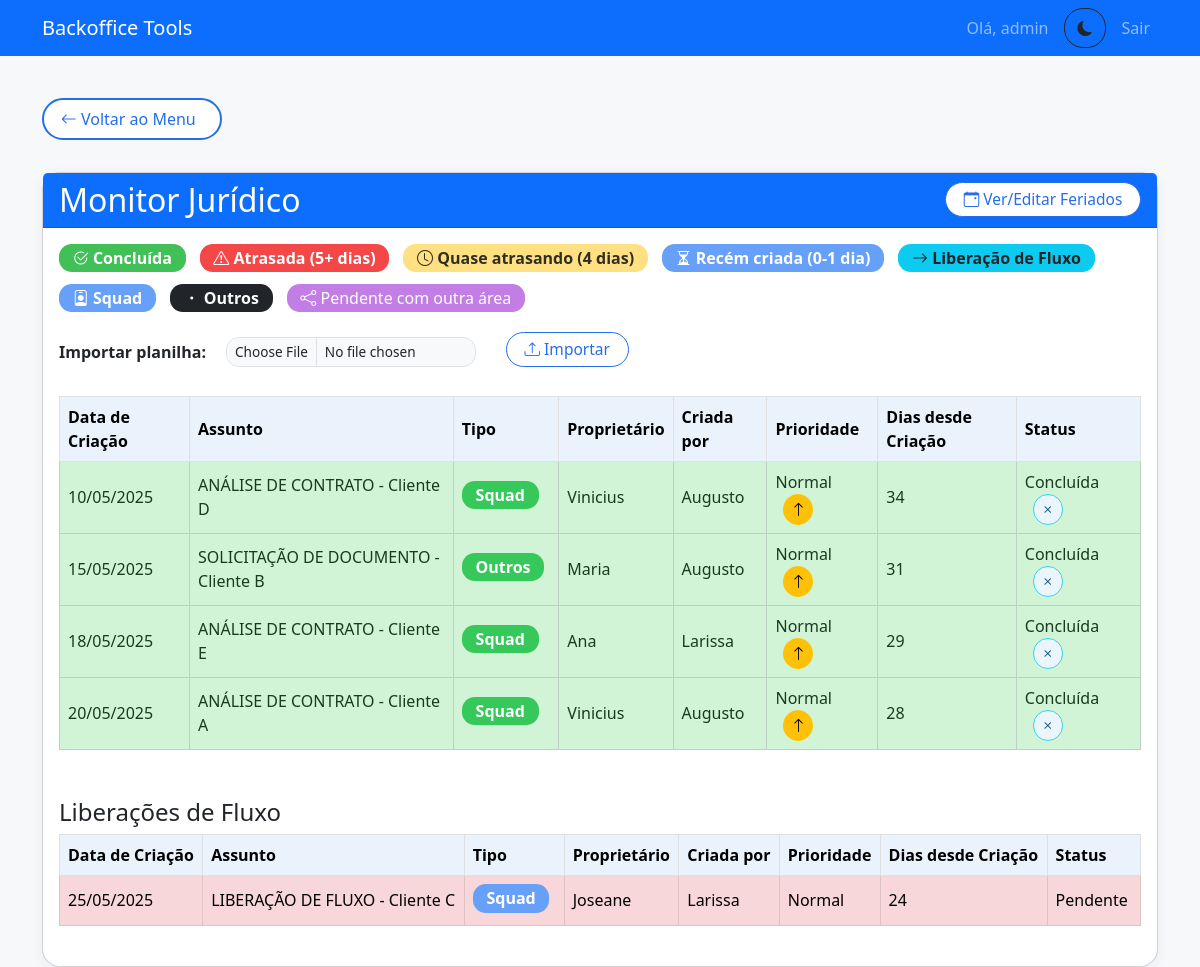
/monitor_juridico (signed in), run on the app's committed database.
### models.py (models this page shows, shortened)
class AtividadeJuridica(db.Model):
    id = db.Column(db.Integer, primary_key=True)
    tipo = db.Column(db.String(120), nullable=True)
    assunto = db.Column(db.String(255), nullable=True)
    data_criacao = db.Column(db.Date, nullable=False)
    proprietario = db.Column(db.String(120), nullable=True)
    criado_por = db.Column(db.String(120), nullable=True)
    prioridade = db.Column(db.String(50), default='Normal')
    status = db.Column(db.String(50), default='Pendente')
    data_ultimo_status = db.Column(db.DateTime, default=datetime.utcnow)
    areas_pendentes = db.Column(db.String(255), nullable=True)

### app.py (the view, shortened to what this page needs)
@app.route('/monitor_juridico', methods=['GET', 'POST'])
@permission_required('can_access_monitor_juridico') # Acesso ao monitor jurídico
def monitor_juridico():
    all_holidays_db = Feriado.query.order_by(Feriado.data).all()
    feriados_for_calc = {f.data for f in all_holidays_db} # Set de objetos date
    feriados_str = [f.format_date_br() for f in all_holidays_db] # Lista de strings para textarea
    erro = None
    all_activities_from_db = AtividadeJuridica.query.all()
    atividades_geral = []
    atividades_liberacao = []
    def primeiro_nome(nome):
        return str(nome).split()[0] if nome else ""
    for row_obj in all_activities_from_db:
        data_criacao = row_obj.data_criacao
        assunto = row_obj.assunto
        proprietario = primeiro_nome(row_obj.proprietario)
        criado_por = primeiro_nome(row_obj.criado_por) # CORREÇÃO: Definição de criado_por
        prioridade = row_obj.prioridade
        current_status_db = row_obj.status
        tipo_atividade = row_obj.tipo # CORREÇÃO: Definição de tipo_atividade
        areas_pendentes_db = row_obj.areas_pendentes
        hoje = datetime.now().date()
        dias = dias_uteis_entre_datas(data_criacao, hoje, feriados_for_calc)
        cor = ''
        status_display = current_status_db
        if str(current_status_db).lower() == 'concluída':
            cor = 'table-success'
            status_display = 'Concluída'
        elif areas_pendentes_db and areas_pendentes_db.strip() and areas_pendentes_db.lower() != 'null':
            cor = 'table-area-externa'
            status_display = f"Pendente: {areas_pendentes_db.replace(',', ', ')}"
        elif isinstance(dias, int) and dias >= 5:
            cor = 'table-danger'
            status_display = 'Atrasada'
        elif isinstance(dias, int) and dias == 4:
            cor = 'table-warning'
            status_display = 'Quase atrasando'
        elif isinstance(dias, int) and dias <= 1:
            cor = 'table-primary'
            status_display = 'Recém criada'
        else:
            status_display = 'Pendente'
        atividade_dict = {
            'id': row_obj.id,
            'data_criacao': data_criacao.strftime('%d/%m/%Y'),
            'assunto': assunto,
            'proprietario': proprietario,
            'criador': criado_por, # Usar a variável definida
            'prioridade': prioridade,
            'status': status_display,
            'dias': dias,
            'cor': cor,
            'tipo': tipo_atividade, # Usar a variável definida
            'original_status': current_status_db,
            'areas_pendentes': areas_pendentes_db
        } ## TEST
        if 'liberação de fluxo' in assunto.lower():
            atividades_liberacao.append(atividade_dict)
        else:
            atividades_geral.append(atividade_dict)
    atividades_geral = sorted(atividades_geral, key=lambda x: datetime.strptime(x['data_criacao'], "%d/%m/%Y"), reverse=False)
    atividades_liberacao = sorted(atividades_liberacao, key=lambda x: datetime.strptime(x['data_criacao'], "%d/%m/%Y"), reverse=False)
    return render_template(
        'monitor_juridico.html',
        atividades=atividades_geral,
        liberacoes=atividades_liberacao,
        feriados=feriados_str,
        erro=erro,
        now=datetime.now()
    )

### app.py (called while the page is built)
def permission_required(permission_name):
    def decorator(f):
        @wraps(f)
        def decorated_function(*args, **kwargs):
            if 'username' not in session:
                flash('Você precisa estar logado para acessar esta funcionalidade.', 'danger')
                return redirect(url_for('login'))
            user = User.query.filter_by(username=session['username']).first()
            if user and hasattr(user.role, permission_name) and getattr(user.role, permission_name):
                return f(*args, **kwargs)
            else:
                flash('Você não tem permissão para realizar esta ação ou acessar esta página.', 'danger')
                return redirect(url_for('menu')) # Ou abort(403)
        return decorated_function
    return decorator

### models.py (called while the page is built)
    def format_date_br(self):
        return self.data.strftime('%d/%m/%Y')

### templates/monitor_juridico.html (shortened to what this page needs)
{% extends "base.html" %}
{% block content %}
<a href="{{ url_for('menu') }}" class="btn btn-outline-primary mb-3">
    <i class="bi bi-arrow-left"></i> Voltar ao Menu
</a>
<div class="card mt-3">
    <div class="card-header bg-primary text-white d-flex justify-content-between align-items-center">
        <h2 class="mb-0">Monitor Jurídico</h2>
        <div class="d-flex align-items-center">
            <button type="button" class="btn btn-outline-primary btn-sm ms-2" data-bs-toggle="modal" data-bs-target="#modalFeriados" style="min-width:140px;">
                <i class="bi bi-calendar-event"></i> Ver/Editar Feriados
            </button>
        </div>
    </div>
    <div class="card-body">
        <div class="mb-3 d-flex flex-wrap gap-2 align-items-center">
            <span class="badge bg-success"><i class="bi bi-check2-circle"></i> Concluída</span>
            <span class="badge bg-danger"><i class="bi bi-exclamation-triangle"></i> Atrasada (5+ dias)</span>
            <span class="badge bg-warning text-dark"><i class="bi bi-clock"></i> Quase atrasando (4 dias)</span>
            <span class="badge bg-primary"><i class="bi bi-hourglass-split"></i> Recém criada (0-1 dia)</span>
            <span class="badge bg-info text-dark"><i class="bi bi-arrow-right"></i> Liberação de Fluxo</span>
            <span class="badge bg-primary text-white"><i class="bi bi-person-badge"></i> Squad</span>
            <span class="badge bg-dark text-white"><i class="bi bi-dot"></i> Outros</span>
            <span class="badge bg-area"><i class="bi bi-share"></i> Pendente com outra área</span>
        </div>
        <form method="post" enctype="multipart/form-data" class="d-flex align-items-center mb-4" style="gap:12px;">
            <label for="file" class="form-label mb-0 me-2"><strong>Importar planilha:</strong></label>
            <input class="form-control form-control-sm" style="width:250px;max-width:250px;display:inline-block;" type="file" id="file" name="file" accept=".xlsx,.xls">
            <button class="btn btn-outline-primary btn-sm ms-2" type="submit">
                <i class="bi bi-upload"></i> Importar
            </button>
        </form>
        <div class="table-responsive">
            <table class="table table-bordered align-middle" id="tabelaAtividades">
                <thead class="table-light">
                    <tr>
                        <th>Data de Criação</th>
                        <th>Assunto</th>
                        <th>Tipo</th>
                        <th>Proprietário</th>
                        <th>Criada por</th>
                        <th>Prioridade</th>
                        <th>Dias desde Criação</th>
                        <th>Status</th>
                    </tr>
                </thead>
                <tbody id="tbodyAtividades">
                    {% for a in atividades %}
                        <tr class="{{ a.cor }}" data-original-class="{{ a.cor }}" data-id="{{ a.id }}" data-dias="{{ a.dias }}">
                            <td>{{ a.data_criacao }}</td>
                            <td>{{ a.assunto }}</td>
                            <td>
                                {% if a.tipo and a.tipo.lower().startswith('squad') %}
                                    <span class="badge bg-primary">Squad</span>
                                {% elif a.tipo and a.tipo.lower() == 'outros' %}
                                    <span class="badge bg-dark">Outros</span>
                                {% elif a.tipo %}
                                    <span class="badge bg-success">{{ a.tipo }}</span>
                                {% else %}
                                    <span class="badge bg-secondary">Não informado</span>
                                {% endif %}
                            </td>
                            <td>{{ a.proprietario }}</td>
                            <td>{{ a.criador }}</td>
                            <td>
                                <span class="prioridade-label">{% if a.prioridade == 'Solicitada' %}<b class="text-danger">Solicitada</b>{% else %}{{ a.prioridade or 'Normal'}}{% endif %}</span>
                                <button type="button" class="btn btn-warning btn-sm btn-prioridade ms-2" title="Priorizar"
                                        {% if a.prioridade == 'Solicitada' %}style="display:none;"{% endif %}>
                                    <i class="bi bi-arrow-up"></i>
                                </button>
                            </td>
                            <td>{{ a.dias }}</td>
                            <td>
                                <span class="span-status">{% if a.original_status.lower() == 'concluída' %}Concluída{% elif a.areas_pendentes and a.areas_pendentes != 'null' %}Pendente: {{ a.areas_pendentes.replace(',', ', ') }}{% else %}{{ a.original_status or '' }}{% endif %}</span>
                                <button type="button" class="btn btn-outline-secondary btn-sm btn-desstatus ms-2" title="Desmarcar concluída"
                                    {% if a.original_status.lower() != 'concluída' %}style="display:none;"{% endif %}>
                                    <i class="bi bi-x"></i>
                                </button>
                            </td>
                        </tr>
                    {% endfor %}
                </tbody>
            </table>
        </div>
        {% if liberacoes %}
        <h4 class="mt-4 mb-2">Liberações de Fluxo</h4>
        <div class="table-responsive">
            <table class="table table-bordered align-middle" id="tabelaLiberacoes">
                <thead class="table-light">
                    <tr>
                        <th>Data de Criação</th>
                        <th>Assunto</th>
                        <th>Tipo</th>
                        <th>Proprietário</th>
                        <th>Criada por</th>
                        <th>Prioridade</th>
                        <th>Dias desde Criação</th>
                        <th>Status</th>
                    </tr>
                </thead>
                <tbody id="tbodyLiberacoes">
                    {% for l in liberacoes %}
                        <tr class="{{ l.cor }}" data-original-class="{{ l.cor }}" data-id="{{ l.id }}" data-dias="{{ l.dias }}">
                            <td>{{ l.data_criacao }}</td>
                            <td>{{ l.assunto }}</td>
                            <td>
                                {% if l.tipo and l.tipo.lower().startswith('squad') %}
                                    <span class="badge bg-primary">Squad</span>
                                {% elif l.tipo and l.tipo.lower() == 'outros' %}
                                    <span class="badge bg-dark">Outros</span>
                                {% elif l.tipo %}
                                    <span class="badge bg-success">{{ l.tipo }}</span>
                                {% else %}
                                    <span class="badge bg-secondary">Não informado</span>
                                {% endif %}
                            </td>
                            <td>{{ l.proprietario }}</td>
                            <td>{{ l.criador }}</td>
                            <td><span class="prioridade-label">{{ l.prioridade or 'Normal'}}</span></td>
                            <td>{{ l.dias }}</td>
                            <td>
                                <span class="span-status">{% if l.original_status.lower() == 'concluída' %}Concluída{% elif l.areas_pendentes and l.areas_pendentes != 'null' %}Pendente: {{ l.areas_pendentes.replace(',', ', ') }}{% else %}{{ l.original_status or '' }}{% endif %}</span>
                            </td>
                        </tr>
                    {% endfor %}
                </tbody>
            </table>
        </div>
        {% endif %}
    </div>
</div>
{% endblock %}

### static/styles.css (style rules this page uses)
body { background-color: #f6f8fa; font-family: 'Segoe UI', Arial, sans-serif; }
.card { border-radius: 18px; box-shadow: 0 2px 12px rgba(50, 60, 100, 0.07); }
.card-header { border-radius: 18px 18px 0 0; font-size: 1.15rem; font-weight: 500; }
.table thead th { background-color: #eaf2fb; font-size: 1rem; }
.table td, .table th { vertical-align: middle; }
.btn, .btn-primary, .btn-outline-primary, .btn-outline-info, .btn-outline-success, .btn-outline-warning, .btn-outline-secondary { border-radius: 1.2rem !important; font-weight: 500; font-size: 0.97rem; transition: background 0.18s; box-shadow: none !important; }
.btn-outline-info, .btn-outline-secondary { color: #095381 !important; border-color: #31d2f2 !important; background-color: #eaf6fb !important; }
.btn-primary, .btn-outline-primary { background-color: #246dec; border-color: #246dec; color: #fff !important; }
.btn-sm { padding: 0.22rem 0.75rem; font-size: 0.94rem; border-radius: 1.2rem; }
a.btn-outline-primary.mb-3 { font-size: 1rem; padding: 0.44rem 1.5rem 0.44rem 1.05rem; border-radius: 1.7rem !important; margin-bottom: 1.3rem; margin-top: 1.1rem; background: #fff; font-weight: 500; border: 2px solid #246dec; color: #246dec !important; transition: background 0.13s, color 0.13s; }
input[type="file"].form-control { padding: 0.2rem 0.5rem; height: 2.1rem; font-size: 0.97rem; max-width: 210px; background: #f8f9fa; border-radius: 0.8rem; border: 1px solid #dee2e6; display: inline-block; margin-right: 10px; }
.form-label { font-weight: 500; margin-bottom: 0.3rem; }
.badge { border-radius: 0.8rem; font-size: 1em; padding: 0.38em 0.86em; margin-right: 6px; margin-bottom: 4px; }
.badge.bg-warning { color: #302e1e !important; background-color: #ffe082 !important; }
.badge.bg-primary { background-color: #67a0f8 !important; color: #fff !important; }
.badge.bg-success { background-color: #40c057 !important; color: #fff !important; }
.badge.bg-danger { background-color: #f44747 !important; color: #fff !important; }
.btn-edit-feriados, #btnFeriados, .btn-modal, .btn-outline-primary { background: #fff; color: #246dec !important; border: 1.5px solid #246dec; border-radius: 1.2rem !important; font-weight: 500; padding: 0.3rem 1.1rem; font-size: 0.97rem; margin-bottom: 0.3em; transition: background .15s, color .15s; }
.table-responsive { padding-bottom: 0.5em; }
.btn-outline-primary, .btn-primary, .btn-warning, .btn-success, .btn-secondary { min-width: 120px; }
.table .btn { min-width: 28px; padding: 0.2rem 0.4rem; }
input[type="file"].form-control-sm { height: calc(1.2em + .5rem + 2px); padding: .25rem .5rem; font-size: .85em; width: 170px; }
.btn-outline-primary[data-bs-toggle="modal"] { display: inline-block !important; margin-bottom: 0 !important; }
tr.table-success, .table > tbody > tr.table-success, .table-success > td, .table-success > th { background-color: #d1f4d6 !important; color: #1a3a20 !important; }
tr.table-success .badge, body.dark-mode tr.table-success .badge { color: #fff !important; background: #37c85b !important; }
.badge.bg-area { background: #c685d1; color: #fff; font-weight: 500; font-size: 1em; }
.bg-area { background: #c37ee6 !important; color: #fff !important; font-weight: 500; }

### templates/base.html (style rules this page uses)
:root { --bg-light: #f8f9fa; --text-light: #212529; --card-light: #ffffff; --primary-light: #0d6efd; --secondary-light: #6c757d; --bg-dark: #121212; --text-dark: #e0e0e0; --card-dark: #1e1e1e; --primary-dark: #1a4b8c; --secondary-dark: #495057; }

### data on the page
AtividadeJuridica: data_criacao "10/05/2025", assunto "ANÁLISE DE CONTRATO - Cliente D", shows "Squad", proprietario "Vinicius", criador "Augusto", prioridade "Normal", dias "34", status "Concluída"
AtividadeJuridica: data_criacao "15/05/2025", assunto "SOLICITAÇÃO DE DOCUMENTO - Cliente B", tipo "Outros", proprietario "Maria", criador "Augusto", prioridade "Normal", dias "31", status "Concluída"
AtividadeJuridica: data_criacao "18/05/2025", assunto "ANÁLISE DE CONTRATO - Cliente E", shows "Squad", proprietario "Ana", criador "Larissa", prioridade "Normal", dias "29", status "Concluída"
AtividadeJuridica: data_criacao "20/05/2025", assunto "ANÁLISE DE CONTRATO - Cliente A", shows "Squad", proprietario "Vinicius", criador "Augusto", prioridade "Normal", dias "28", status "Concluída"
AtividadeJuridica: data_criacao "25/05/2025", assunto "LIBERAÇÃO DE FLUXO - Cliente C", shows "Squad", proprietario "Joseane", criador "Larissa", prioridade "Normal", dias "24", status "Pendente"

### other printed values
{{ session['username'] }} "admin"
